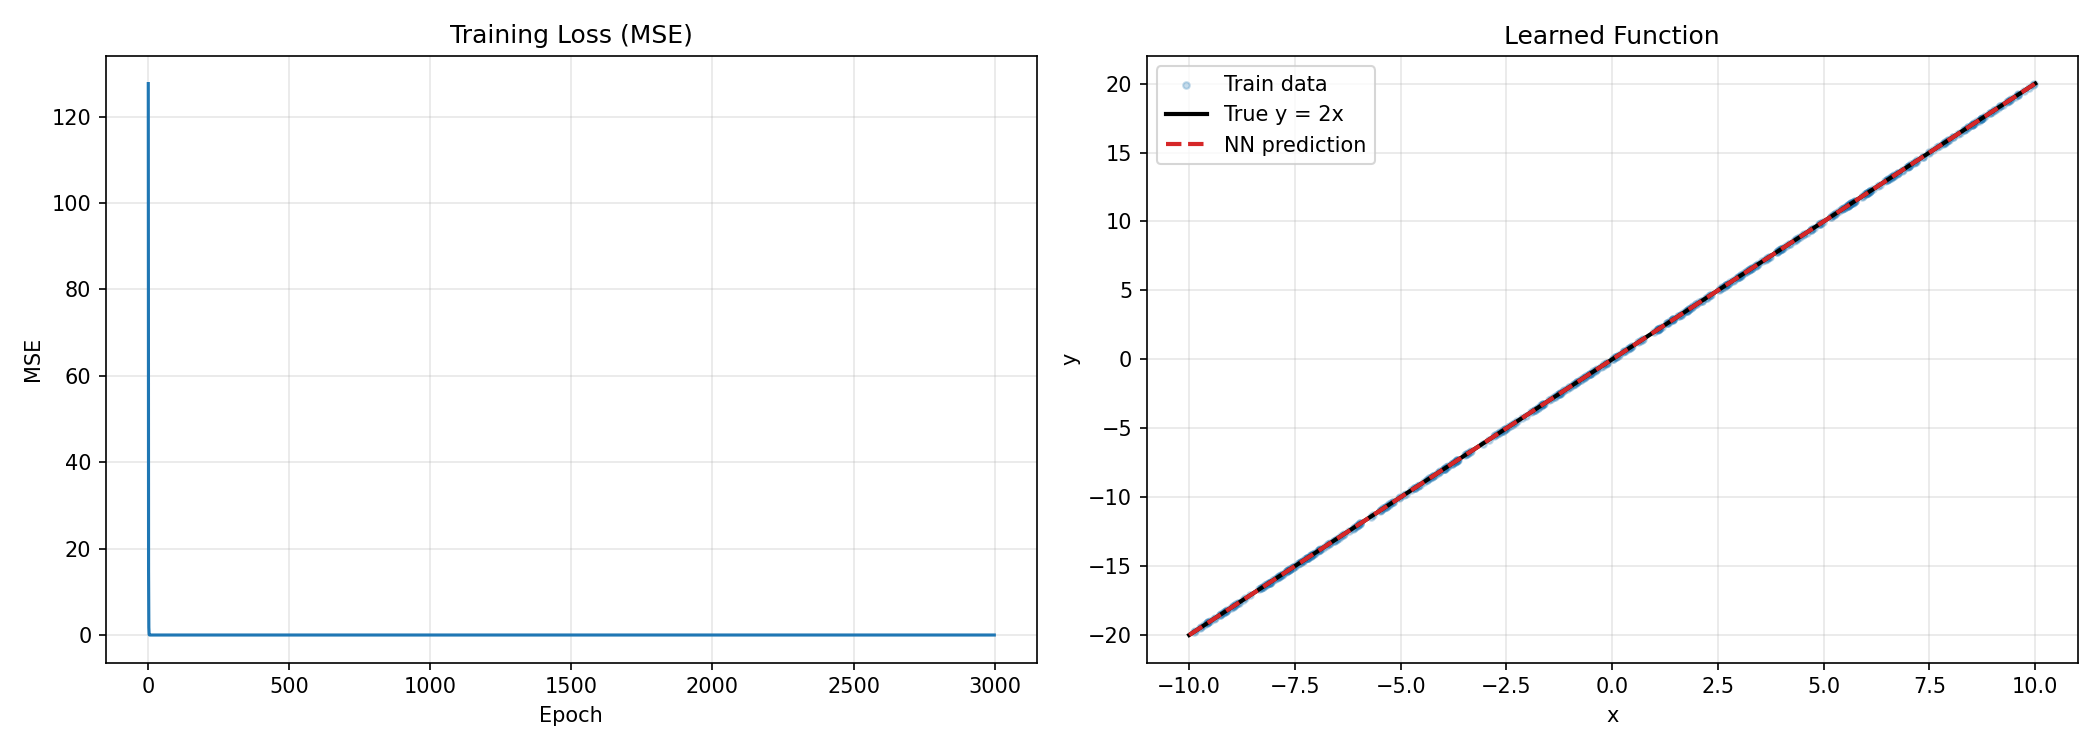

Python code for this plot:
import numpy as np
import matplotlib
matplotlib.use("agg")
import matplotlib.pyplot as plt

SEED = 42
N_SAMPLES = 512
LEARNING_RATE = 0.01
EPOCHS = 3000


def make_dataset(n_samples: int, rng: np.random.Generator):
    x = rng.uniform(-10.0, 10.0, size=(n_samples, 1))
    y = 2.0 * x
    return x, y


def train_linear_neuron(
    x: np.ndarray,
    y: np.ndarray,
    epochs: int,
    learning_rate: float,
    show_math: bool = False,
    math_epochs: int = 3,
    math_rows: int = 5,
):
    rng = np.random.default_rng(SEED)
    w = rng.normal(0.0, 0.1, size=(1, 1))
    b = np.zeros((1, 1))

    n = x.shape[0]
    losses = []

    for epoch in range(epochs):
        y_pred = x @ w + b
        error = y_pred - y
        loss = np.mean(error ** 2)
        losses.append(loss)

        dloss_dypred = (2.0 / n) * error
        dloss_dw = x.T @ dloss_dypred
        dloss_db = np.sum(dloss_dypred, axis=0, keepdims=True)

        if show_math and epoch < math_epochs:
            rows = min(math_rows, n)
            print(f"\n--- Matrix math (epoch {epoch}) ---")
            print(f"x shape={x.shape}, w shape={w.shape}, b shape={b.shape}, y shape={y.shape}")
            print("Forward: y_pred = x @ w + b")
            print(f"x[:{rows}] =\n{x[:rows]}")
            print(f"w =\n{w}")
            print(f"b =\n{b}")
            print(f"y_pred[:{rows}] =\n{y_pred[:rows]}")
            print(f"error[:{rows}] = y_pred - y =\n{error[:rows]}")
            print(f"loss = mean(error^2) = {loss:.10f}")

            print("\nBackward:")
            print("dloss_dypred = (2/n) * error")
            print(f"dloss_dypred[:{rows}] =\n{dloss_dypred[:rows]}")
            print("dloss_dw = x.T @ dloss_dypred")
            print(f"x.T shape={x.T.shape}, dloss_dypred shape={dloss_dypred.shape}")
            print(f"dloss_dw =\n{dloss_dw}")
            print("dloss_db = sum(dloss_dypred, axis=0, keepdims=True)")
            print(f"dloss_db =\n{dloss_db}")

        w -= learning_rate * dloss_dw
        b -= learning_rate * dloss_db

        if show_math and epoch < math_epochs:
            print("\nUpdate:")
            print("w = w - learning_rate * dloss_dw")
            print(f"new w =\n{w}")
            print("b = b - learning_rate * dloss_db")
            print(f"new b =\n{b}")

        if epoch % 100 == 0 or epoch == epochs - 1:
            print(f"Epoch {epoch:4d} | MSE: {loss:.10f}")

    return (w, b), np.array(losses)


def predict(x: np.ndarray, params):
    w, b = params
    return x @ w + b


def plot_results(x_train: np.ndarray, y_train: np.ndarray, x_test: np.ndarray, y_test: np.ndarray,
                 y_hat_test: np.ndarray, losses: np.ndarray):
    fig, axes = plt.subplots(1, 2, figsize=(14, 5))

    axes[0].plot(losses, color="tab:blue")
    axes[0].set_title("Training Loss (MSE)")
    axes[0].set_xlabel("Epoch")
    axes[0].set_ylabel("MSE")
    axes[0].grid(alpha=0.3)

    axes[1].scatter(x_train[:, 0], y_train[:, 0], s=10, alpha=0.25, label="Train data")
    axes[1].plot(x_test[:, 0], y_test[:, 0], color="black", lw=2, label="True y = 2x")
    axes[1].plot(x_test[:, 0], y_hat_test[:, 0], color="tab:red", lw=2, ls="--", label="NN prediction")
    axes[1].set_title("Learned Function")
    axes[1].set_xlabel("x")
    axes[1].set_ylabel("y")
    axes[1].legend()
    axes[1].grid(alpha=0.3)

    plt.tight_layout()
    plt.savefig("task02/multiply_by_two_nn.png", dpi=150)
    plt.close(fig)


def main():
    rng = np.random.default_rng(SEED)
    x_train, y_train = make_dataset(N_SAMPLES, rng)

    params, losses = train_linear_neuron(
        x=x_train,
        y=y_train,
        epochs=EPOCHS,
        learning_rate=LEARNING_RATE,
        show_math=True,
        math_epochs=2,
        math_rows=5,
    )

    x_test = np.linspace(-10.0, 10.0, 200).reshape(-1, 1)
    y_test = 2.0 * x_test
    y_hat_test = predict(x_test, params)

    w, b = params
    test_mse = np.mean((y_hat_test - y_test) ** 2)
    print(f"\nLearned parameters: w={w[0, 0]:.6f}, b={b[0, 0]:.6f}")
    print(f"Final test MSE: {test_mse:.12f}")

    sample_x = np.array([[-7.0], [-1.5], [0.0], [2.5], [9.0]])
    sample_y_hat = predict(sample_x, params)
    print("\nSample predictions:")
    for x_val, y_val in zip(sample_x[:, 0], sample_y_hat[:, 0]):
        print(f"x={x_val:5.2f} -> predicted={y_val:8.4f}, expected={2.0 * x_val:8.4f}")

    plot_results(x_train, y_train, x_test, y_test, y_hat_test, losses)


if __name__ == "__main__":
    main()
